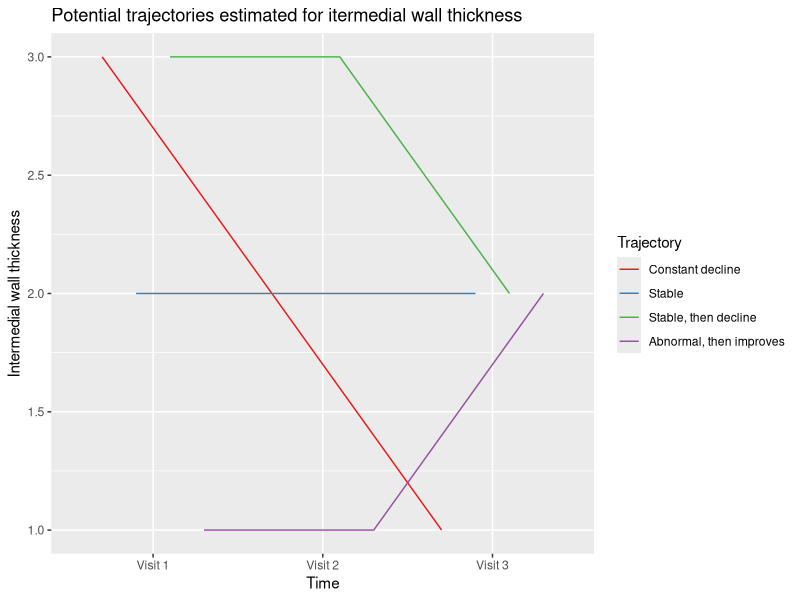

Reproduce this figure in R.
## ---- chunk 1
library(tidyverse)
library(cowplot)

expand.grid(visit = c("Visit 1", "Visit 2", "Visit 3"),
            trajectory = c("Constant decline", "Stable", "Stable, then decline", "Abnormal, then improves")) %>%
  as_tibble() %>%
  mutate(
    y = c(3, 2, 1, 2, 2, 2, 3, 3, 2, 1, 1, 2)
  ) %>%
  ggplot(aes(x = visit, y = y, color = trajectory, group = trajectory)) +
  geom_path(position = position_dodge(0.8)) +
  scale_color_brewer(palette = "Set1", name = "Trajectory") +
  labs(
    x = "Time",
    y = "Intermedial wall thickness",
    title = "Potential trajectories estimated for itermedial wall thickness"
  )
## ---- chunk 2
library(tidyverse)
library(lubridate)
